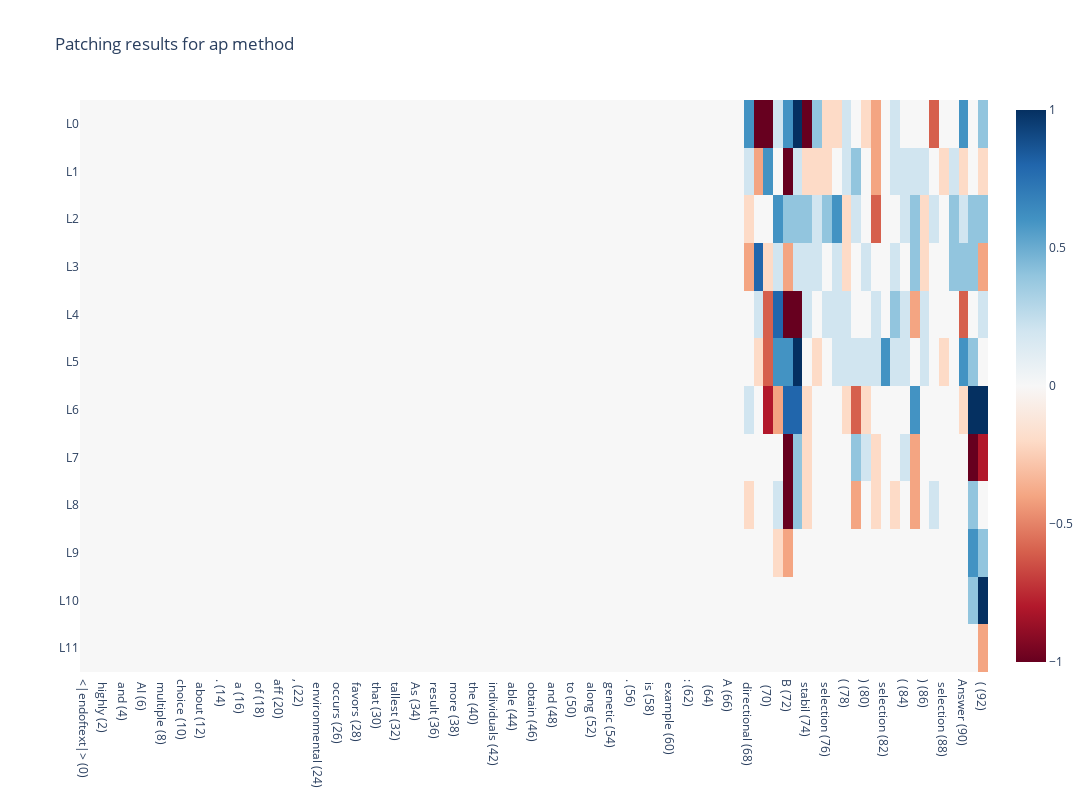

Notebook cell for this chart:
### Code cell
patching.plot_patch(width=1200, height=800)

### Figure 1 — Plotly figure (JSON) as saved in the notebook; plotly's stock layout.template omitted (floating-point values rounded to 4 significant figures; data arrays with more than 128 entries replaced by an {"elided": "..."} marker saying what was removed)
{"data": [{"coloraxis": "coloraxis", "hovertemplate": "x: %{x}<br>y: %{y}<br>color: %{z}<extra></extra>", "name": "0", "type": "heatmap", "x": ["<|endoftext|> (0)", "A (1)", " highly (2)", " knowledgeable (3)", " and (4)", " intelligent (5)", " AI (6)", " answers (7)", " multiple (8)", "- (9)", "choice (10)", " questions (11)", " about (12)", " Biology (13)", ". (14)", " In (15)", " a (16)", " population (17)", " of (18)", " gir (19)", "aff (20)", "es (21)", ", (22)", " an (23)", " environmental (24)", " change (25)", " occurs (26)", " that (27)", " favors (28)", " individuals (29)", " that (30)", " are (31)", " tallest (32)", ". (33)", " As (34)", " a (35)", " result (36)", ", (37)", " more (38)", " of (39)", " the (40)", " taller (41)", " individuals (42)", " are (43)", " able (44)", " to (45)", " obtain (46)", " nutrients (47)", " and (48)", " survive (49)", " to (50)", " pass (51)", " along (52)", " their (53)", " genetic (54)", " information (55)", ". (56)", " This (57)", " is (58)", " an (59)", " example (60)", " of (61)", ": (62)", "\n (63)", "\n (64)", "( (65)", "A (66)", ") (67)", " directional (68)", " selection (69)", "\n (70)", "( (71)", "B (72)", ") (73)", " stabil (74)", "izing (75)", " selection (76)", "\n (77)", "( (78)", "C (79)", ") (80)", " sexual (81)", " selection (82)", "\n (83)", "( (84)", "D (85)", ") (86)", " disruptive (87)", " selection (88)", "\n (89)", "Answer (90)", ": (91)", " ( (92)"], "xaxis": "x", "y": ["L0", "L1", "L2", "L3", "L4", "L5", "L6", "L7", "L8", "L9", "L10", "L11"], "yaxis": "y", "z": {"elided": "12x93 float values"}}], "layout": {"coloraxis": {"cmax": 1, "cmin": -1, "colorscale": [[0, "rgb(103,0,31)"], [0.1, "rgb(178,24,43)"], [0.2, "rgb(214,96,77)"], [0.3, "rgb(244,165,130)"], [0.4, "rgb(253,219,199)"], [0.5, "rgb(247,247,247)"], [0.6, "rgb(209,229,240)"], [0.7, "rgb(146,197,222)"], [0.8, "rgb(67,147,195)"], [0.9, "rgb(33,102,172)"], [1, "rgb(5,48,97)"]]}, "height": 800, "title": {"text": "Patching results for ap method"}, "width": 1200, "xaxis": {"anchor": "y", "domain": [0, 1]}, "yaxis": {"anchor": "x", "autorange": "reversed", "domain": [0, 1]}}}
